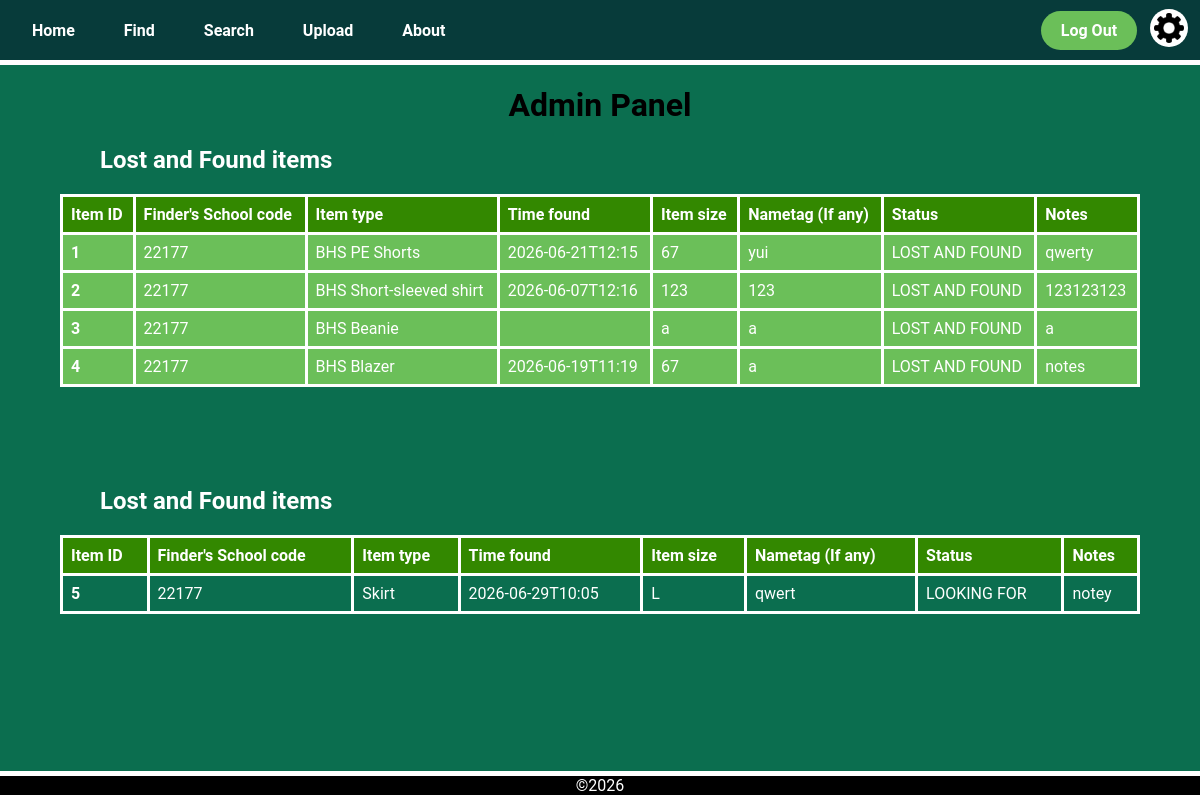
The page /admin (signed in) on the database its author committed.
### app.py (models this page shows)
class LostItem(db.Model):
    __tablename__ = 'lost_item'
    item_id = db.Column(db.Integer, primary_key=True)
    finder_id = db.Column(db.Integer, db.ForeignKey('user.user_id'))
    item_type = db.Column(db.String(50))
    time_found = db.Column(db.String(50))
    size = db.Column(db.String(50))
    nametag = db.Column(db.String(50))
    status = db.Column(db.String(50))
    notes = db.Column(db.String(50))
    colours = db.relationship('Colour', secondary='lostitem_colour', backref='lost_items')

### app.py (the view)
@app.route('/admin', methods=['POST', 'GET'])
@login_required
def admin():
    if session['clearance'] > 1:   # Clearance check
        return render_template('error.html',
                               title='Access Forbidon',
                               error_title='Forbiddon',
                               error_message='You do not have permission to access this page')
    lost_and_found_items = LostItem.query.filter_by(status='LOST AND FOUND').all()
    missing_items = LostItem.query.filter_by(status='LOOKING FOR').all()
    return render_template('admin.html', title='Admin',
                           lost_and_found_items=lost_and_found_items,
                           missing_items=missing_items)

### app.py (called while the page is built)
@login_manager.user_loader
def load_user(user_id):
    return User.query.get(int(user_id))

@app.context_processor
def inject_variables():
    return dict(show_footer=True,
                logged_in = current_user.is_authenticated)

### templates/admin.html
{% extends "layout.html" %}
{% block content %}
<h1 class="title">
    Admin Panel
</h1>
<table class="item_info_table">
  <h2 class="sub_heading">Lost and Found items</h2>
    <tr>
      <th class="item_info_header">Item ID</th>
      <th class="item_info_header">Finder's School code</th>
      <th class="item_info_header">Item type</th>
      <th class="item_info_header">Time found</th>
      <th class="item_info_header">Item size</th>
      <th class="item_info_header">Nametag (If any)</th>
      <th class="item_info_header">Status</th>
      <th class="item_info_header">Notes</th>
    </tr>
    {% for item in lost_and_found_items %}
    <tr class="item_info_row">
      <th>{{item.item_id}}</th>
      <td>{{item.finder_id}}</td>
      <td>{{item.item_type}}</td>
      <td>{{item.time_found}}</td>
      <td>{{item.size}}</td>
      <td>{{item.nametag}}</td>
      <td>{{item.status}}</td>
      <td>{{item.notes}}</td>
    </tr>
    {% endfor %}
</table>
<table class="item_info_table">
    <h2 class="sub_heading">Lost and Found items</h2>
    <tr>
      <th class="item_info_header">Item ID</th>
      <th class="item_info_header">Finder's School code</th>
      <th class="item_info_header">Item type</th>
      <th class="item_info_header">Time found</th>
      <th class="item_info_header">Item size</th>
      <th class="item_info_header">Nametag (If any)</th>
      <th class="item_info_header">Status</th>
      <th class="item_info_header">Notes</th>
    </tr>
    {% for item in missing_items %}
    <tr>
      <th>{{item.item_id}}</th>
      <td>{{item.finder_id}}</td>
      <td>{{item.item_type}}</td>
      <td>{{item.time_found}}</td>
      <td>{{item.size}}</td>
      <td>{{item.nametag}}</td>
      <td>{{item.status}}</td>
      <td>{{item.notes}}</td>
    </tr>
    {% endfor %}
</table>
{% endblock %}

### templates/layout.html (shortened to what this page needs)
<!DOCTYPE html>
<html lang="en">
<head>
    <link rel="stylesheet" href="../static/css/style.css">
</head>
<body>
    <nav>{% include "navigation.html"%}</nav>
    <main>{% block content %} {% endblock %}</main>
    {% if show_footer %}
    <footer>
        ©2026
    </footer>
    {% endif %}
</body>
</html>

### templates/navigation.html
<div class="navigation_bar">
    <div class="navigation_links">
        <a href="/home">Home</a>
        <a href="/find">Find</a>
        <a href="/search">Search</a>
        <a href="/upload">Upload</a>
        <a href="/about">About</a>
    </div>
    {% if logged_in %}
    <div class="navigation_buttons">
        <div class="signlog">
            <a href="logout">Log Out</a>
        </div>
        <a class="settings_button" href="settings">
            <img src="/static/images/settings_button.png" alt="Settings">
        </a>
    </div>
    {% else %}
    <div class="signlog">
        <a href="/login">Login</a>
        <a href="/signup">Signup</a>
    </div>
    {% endif %}
</div>

### static/css/style.css (style rules this page uses)
body { background-color: var(--dark-emerald); font-family: "Roboto", sans-serif; margin: 0; padding: 0; color: black; }
.title { text-align: center; }
:root { --dark-teal: #073b3aff; --dark-emerald: #0b6e4fff; --medium-jungle: #08a045ff; --moss-green: #6bbf59ff; --soft-fawn: #ddb771ff; --transition-time: 0.4s; }
.navigation_bar { background-color: var(--dark-teal); display: flex; justify-content: space-between; align-items: center; padding: 0 12px; margin-left: 0; border-bottom: 5px solid white; height: 60px; }
.navigation_links a { margin-right: 5px; padding: 20px 20px; border-radius: 2px; color: #FFFFFF; font-weight: bold; text-decoration: none; height: 100%; transition: var(--transition-time); }
.signlog a { margin-right: 0px; margin-left: 9px; background-color: var(--moss-green); color:#FFFFFF; padding: 10px 20px; border-radius: 50px; font-weight: bold; text-decoration: none; transition: var(--transition-time); }
.signlog, .settings_button { display: inline-block; vertical-align: middle; }
.settings_button img { width: 30px; height: 30px; margin: 0; padding: 4px; background-color: white; border-radius: 100%; cursor: pointer; margin-left: 9px; }
.sub_heading { text-align: left; color: white; margin-left: 100px; }
.item_info_table { border-collapse: collapse; width: 90%; margin: 0 auto 100px auto; text-align: left; color: #FFFFFF; border: 3px solid white; }
.item_info_table th { border: 3px solid white; text-align: left; padding: 8px; }
.item_info_table td { border: 3px solid white; text-align: left; padding: 8px; }
.item_info_header { background-color: #338800; }
.item_info_row { background-color: #6bbf59ff; }
footer { background-color: #000000; border-top: 5px solid white; border-bottom: 5px solid white; text-align: center; color: white; width: 100%; position: fixed; bottom: 0; }

### rows shown on the page
LostItem: item_id "1", finder_id "22177", item_type "BHS PE Shorts", time_found "2026-06-21T12:15", size "67", nametag "yui", status "LOST AND FOUND", notes "qwerty"
LostItem: item_id "2", finder_id "22177", item_type "BHS Short-sleeved shirt", time_found "2026-06-07T12:16", size "123", nametag "123", status "LOST AND FOUND", notes "123123123"
LostItem: item_id "3", finder_id "22177", item_type "BHS Beanie", size "a", nametag "a", status "LOST AND FOUND", notes "a"
LostItem: item_id "4", finder_id "22177", item_type "BHS Blazer", time_found "2026-06-19T11:19", size "67", nametag "a", status "LOST AND FOUND", notes "notes"
LostItem: item_id "5", finder_id "22177", item_type "Skirt", time_found "2026-06-29T10:05", size "L", nametag "qwert", status "LOOKING FOR", notes "notey"
